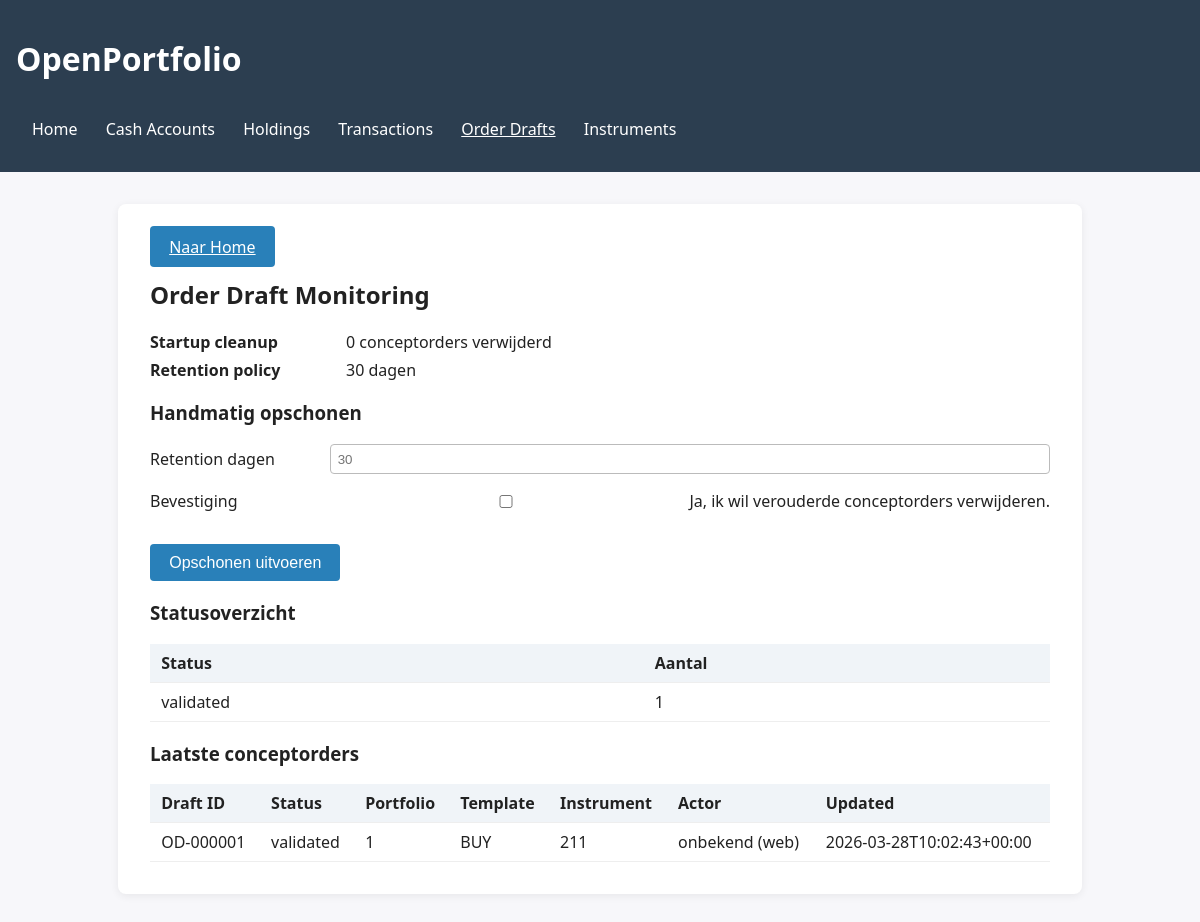
The page /order-drafts on the database as committed earlier.
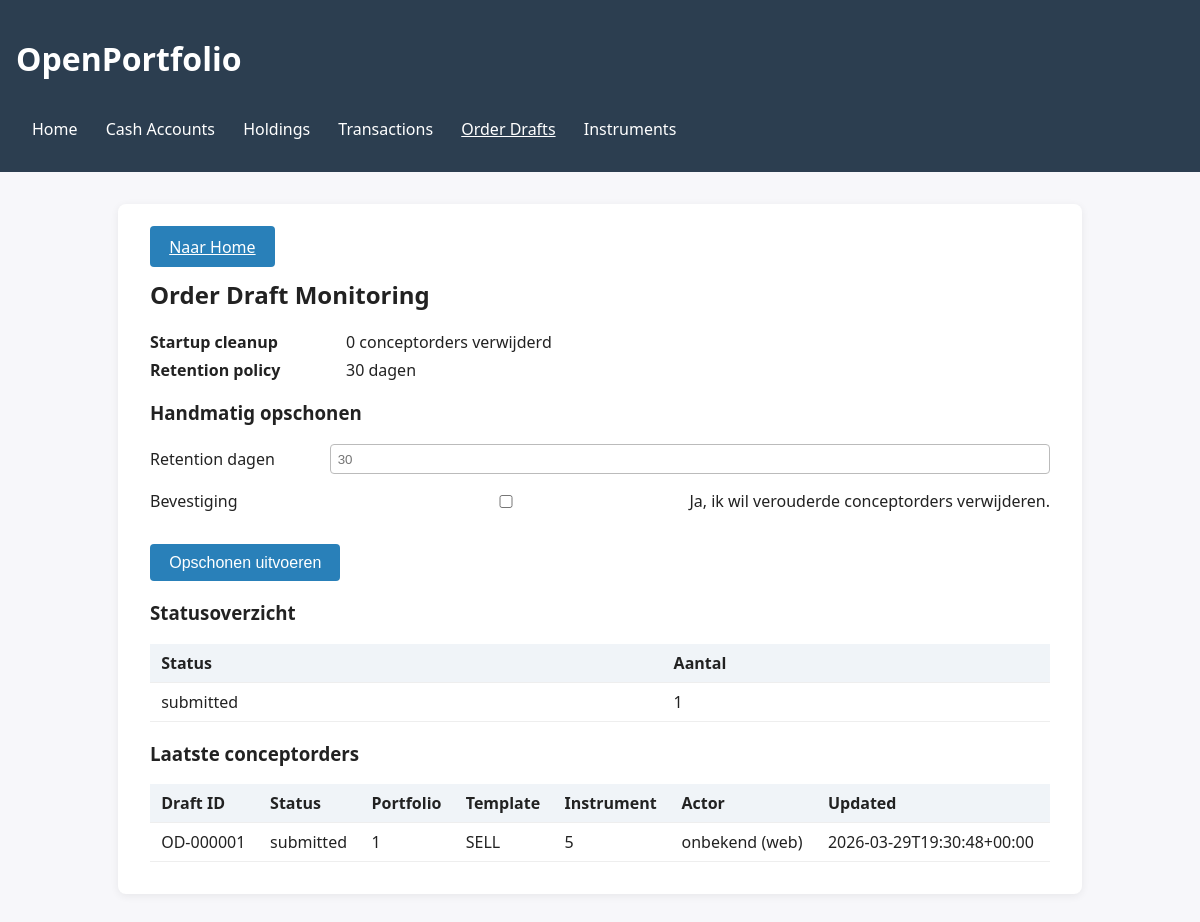
The same page on the database as committed later.
### tables this page shows
CREATE TABLE order_draft (
                draft_id TEXT PRIMARY KEY,
                portfolio_id INTEGER NOT NULL,
                status TEXT NOT NULL,
                payload_json TEXT NOT NULL,
                errors_json TEXT,
                warnings_json TEXT,
                created_at TEXT NOT NULL,
                updated_at TEXT NOT NULL
            );

### src/open_portfolio/web_app.py (the view, shortened to what this page needs)
    @app.route("/order-drafts", methods=["GET", "POST"])
    def order_drafts_page():
        if request.method == "POST":
            selected_client_id = request.form.get("client_id", type=int)
            selected_portfolio_id = request.form.get("portfolio_id", type=int)
        else:
            selected_client_id = request.args.get("client_id", type=int)
            selected_portfolio_id = request.args.get("portfolio_id", type=int)
        selected_client, selected_portfolio = resolve_context(selected_client_id, selected_portfolio_id)
        cleanup_message = None
        cleanup_error = None
        drafts = order_database.list_order_drafts(limit=200)
        status_counts = order_database.get_order_draft_status_counts()
        return render_template(
            "order_drafts.html",
            drafts=drafts,
            status_counts=status_counts,
            startup_purged_drafts=startup_purged_drafts,
            retention_days=retention_days,
            cleanup_message=cleanup_message,
            cleanup_error=cleanup_error,
            selected_client=selected_client,
            selected_portfolio=selected_portfolio,
            selected_client_id=selected_client.client_id if selected_client else None,
            selected_portfolio_id=selected_portfolio.portfolio_id if selected_portfolio else None,
            nav_query=nav_query(selected_client, selected_portfolio),
            active_page="order-drafts",
        )

### src/open_portfolio/database.py (called while the page is built)
    def get_order_draft_status_counts(self) -> Dict[str, int]:
        with self._lock:
            c = self.conn.cursor()
            c.execute(
            """
            SELECT status, COUNT(*)
            FROM order_draft
            GROUP BY status
            """
            )
            rows = c.fetchall()
            return {str(r[0]): int(r[1]) for r in rows}

### src/open_portfolio/templates/order_drafts.html (shortened to what this page needs)
{% extends "base.html" %}
{% block content %}
<h2>Order Draft Monitoring</h2>
<div class="context-grid">
  <div class="label">Startup cleanup</div><div>{{ startup_purged_drafts }} conceptorders verwijderd</div>
  <div class="label">Retention policy</div><div>{{ retention_days }} dagen</div>
</div>
<h3>Handmatig opschonen</h3>
<form method="post">
  <div class="form-row">
    <label for="retention_days">Retention dagen</label>
    <input type="number" name="retention_days" id="retention_days" min="1" step="1" placeholder="{{ retention_days }}" class="tx-short">
  </div>
  <div class="form-row">
    <label for="cleanup_confirm">Bevestiging</label>
    <input type="checkbox" name="cleanup_confirm" id="cleanup_confirm" value="1">
    <span style="margin-left: 0.5em;">Ja, ik wil verouderde conceptorders verwijderen.</span>
  </div>
  <div class="form-actions">
    <button class="button" type="submit">Opschonen uitvoeren</button>
  </div>
</form>
<h3>Statusoverzicht</h3>
<table>
  <thead>
    <tr><th>Status</th><th>Aantal</th></tr>
  </thead>
  <tbody>
    {% for status, count in status_counts.items() %}
      <tr><td>{{ status }}</td><td>{{ count }}</td></tr>
    {% else %}
      <tr><td colspan="2">Geen conceptorders beschikbaar.</td></tr>
    {% endfor %}
  </tbody>
</table>
<h3>Laatste conceptorders</h3>
<table>
  <thead>
    <tr>
      <th>Draft ID</th>
      <th>Status</th>
      <th>Portfolio</th>
      <th>Template</th>
      <th>Instrument</th>
      <th>Actor</th>
      <th>Updated</th>
    </tr>
  </thead>
  <tbody>
    {% for d in drafts %}
      <tr>
        <td>{{ d.draft_id }}</td>
        <td>{{ d.status }}</td>
        <td>{{ d.portfolio_id }}</td>
        <td>{{ d.payload.get('template', '-') }}</td>
        <td>{{ d.payload.get('product_id', '-') }}</td>
        <td>
          {% set actor_id = d.payload.get('actor_id', '') %}
          {% set actor_role = d.payload.get('actor_role', '') %}
          {% set actor_channel = d.payload.get('actor_channel', 'web') %}
          {% if actor_id %}{{ actor_id }}{% else %}onbekend{% endif %}
          ({{ actor_channel }})
        </td>
        <td>{{ d.updated_at }}</td>
      </tr>
    {% else %}
      <tr><td colspan="7">Geen conceptorders gevonden.</td></tr>
    {% endfor %}
  </tbody>
</table>
{% endblock %}

### src/open_portfolio/templates/base.html (shortened to what this page needs)
<!DOCTYPE html>
<html lang="nl">
<head>
</head>
<body>
    <header>
        <h1>OpenPortfolio</h1>
        <nav>
            <a href="/{{ nav_query or '' }}" class="{% if active_page == 'home' %}active{% endif %}">Home</a>
            <a href="/accounts{{ nav_query or '' }}" class="{% if active_page == 'accounts' %}active{% endif %}">Cash Accounts</a>
            <a href="/holdings{{ nav_query or '' }}" class="{% if active_page == 'holdings' %}active{% endif %}">Holdings</a>
            <a href="/transactions{{ nav_query or '' }}" class="{% if active_page == 'transactions' %}active{% endif %}">Transactions</a>
            <a href="/order-drafts{{ nav_query or '' }}" class="{% if active_page == 'order-drafts' %}active{% endif %}">Order Drafts</a>
            <a href="/instruments{{ nav_query or '' }}" class="{% if active_page == 'instruments' %}active{% endif %}">Instruments</a>
        </nav>
    </header>
    <main>
        {% if active_page != 'home' %}
        <div class="top-actions">
            <a class="button" href="/{{ nav_query or '' }}">Naar Home</a>
        </div>
        {% endif %}
        {% block content %}{% endblock %}
    </main>
</body>
</html>

### src/open_portfolio/templates/base.html (style rules this page uses)
body { font-family: system-ui, sans-serif; margin: 0; background: #f7f7fa; color: #222; }
header, nav { background: #2c3e50; color: #fff; padding: 1em; }
nav a { color: #fff; margin-right: 1.5em; text-decoration: none; font-weight: 500; }
nav a.active { text-decoration: underline; }
main { max-width: 900px; margin: 2em auto; background: #fff; border-radius: 8px; box-shadow: 0 2px 8px #0001; padding: 2em; }
.form-row { display: flex; align-items: center; margin-bottom: 1em; }
.form-row label { flex: 0 0 180px; font-weight: 500; }
.form-row input, .form-row select { flex: 1; padding: 0.5em; border: 1px solid #bbb; border-radius: 4px; }
.form-actions { display: flex; gap: 1em; margin-top: 2em; }
.button { background: #2980b9; color: #fff; border: none; border-radius: 4px; padding: 0.6em 1.2em; font-size: 1em; cursor: pointer; }
table { width: 100%; border-collapse: collapse; margin-top: 1em; }
th, td { padding: 0.5em 0.7em; border-bottom: 1px solid #eee; text-align: left; }
th { background: #f0f4f8; }
.context-grid { display: grid; grid-template-columns: 180px 1fr; gap: 0.4em 1em; margin: 0.8em 0 1.2em; }
.context-grid .label { font-weight: 600; }
.top-actions { margin-bottom: 1em; }

Rows that differ between the two databases and show on the page:
changed order_draft "OD-000001": status "validated" → "submitted"; payload.get "BUY" → "SELL"; payload.get "211" → "5"; updated_at "2026-03-28T10:02:43+00:00" → "2026-03-29T19:30:48+00:00"
